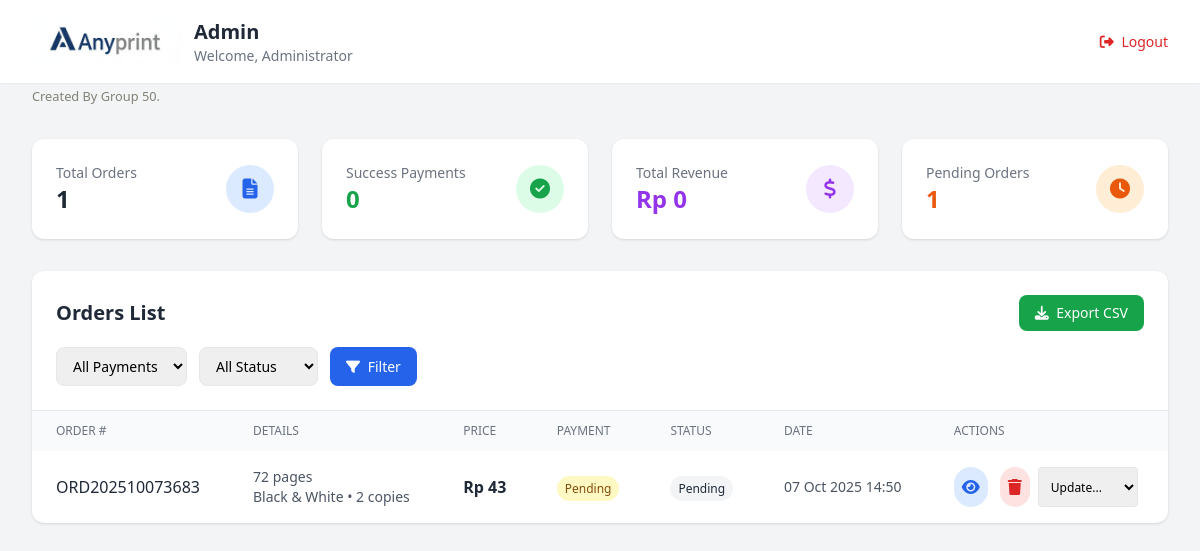
Page /admin/dashboard.php (signed in) on the committed database.
### tables this page shows
CREATE TABLE `orders` (
  `id` int NOT NULL,
  `order_number` varchar(20) NOT NULL,
  `file_name` varchar(255) DEFAULT NULL,
  `total_pages` int DEFAULT '0',
  `paper_size` varchar(20) DEFAULT 'A4',
  `color_type` varchar(20) DEFAULT 'Black & White',
  `copies` int DEFAULT '1',
  `price_per_page` decimal(10,2) DEFAULT '0.00',
  `total_price` decimal(10,2) DEFAULT '0.00',
  `payment_status` enum('pending','success','failed') DEFAULT 'pending',
  `order_status` enum('pending','processing','completed','cancelled') DEFAULT 'pending',
  `customer_ip` varchar(45) DEFAULT NULL,
  `created_at` timestamp NULL DEFAULT CURRENT_TIMESTAMP,
  `updated_at` timestamp NULL DEFAULT CURRENT_TIMESTAMP ON UPDATE CURRENT_TIMESTAMP
);

### includes/config.php (called while the page is built, shortened)
<?php
function formatPrice($price) {
    return 'Rp ' . number_format($price, 0, ',', '.');
}
?>

### admin/dashboard.php (the view, shortened to what this page needs)
<?php
require_once '../includes/config.php';
$stmt = $conn->query("SELECT COUNT(*) as total FROM orders WHERE total_price > 0");
$total_orders = $stmt->fetch_assoc()['total'];
$stmt = $conn->query("SELECT COUNT(*) as total FROM orders WHERE payment_status = 'success' AND total_price > 0");
$success_payments = $stmt->fetch_assoc()['total'];
$stmt = $conn->query("SELECT SUM(total_price) as total FROM orders WHERE payment_status = 'success' AND total_price > 0");
$total_revenue = $stmt->fetch_assoc()['total'] ?: 0;
$stmt = $conn->query("SELECT COUNT(*) as total FROM orders WHERE order_status = 'pending' AND total_price > 0");
$pending_orders = $stmt->fetch_assoc()['total'];
$page = isset($_GET['page']) ? intval($_GET['page']) : 1;
$per_page = 15;
$offset = ($page - 1) * $per_page;
$where = ['total_price > 0'];
$params = [];
$types = '';
$where_clause = !empty($where) ? 'WHERE ' . implode(' AND ', $where) : '';
$stmt = $conn->prepare("SELECT * FROM orders $where_clause ORDER BY created_at DESC LIMIT ? OFFSET ?");
$params[] = $per_page;
$params[] = $offset;
$types .= 'ii';
if (!empty($params)) {
    $stmt->bind_param($types, ...$params);
}
$stmt->execute();
$orders = $stmt->get_result();
?>
<!DOCTYPE html>
<html lang="en">
<head>
  <script src="https://cdn.tailwindcss.com"></script>
  <link rel="stylesheet" href="https://cdnjs.cloudflare.com/ajax/libs/font-awesome/6.5.0/css/all.min.css" />
</head>
<body class="bg-gray-100">
  <header class="bg-white shadow-sm">
    <div class="max-w-7xl mx-auto px-4 sm:px-6 lg:px-8">
      <div class="flex justify-between items-center py-4">
        <div class="flex items-center gap-3">
          <div class="bg-gradient-to-r from-[#1D4A80] to-[#828275] text-white rounded-full flex items-center justify-center font-bold">    <img src="../assets/logo-anyprint.jpeg" width="150px" alt=""></div>
          <div>
            <h1 class="text-xl font-bold text-gray-800">Admin</h1>
            <p class="text-sm text-gray-500">Welcome, <?php echo htmlspecialchars($_SESSION['admin_name']); ?></p>
          </div>
        </div>
        <a href="logout.php" class="text-red-600 hover:text-red-700 font-medium text-sm">
          <i class="fa-solid fa-right-from-bracket mr-1"></i> Logout
        </a>
      </div>
    </div>
  </header>
  <small class="text-[#828275] mt-8 ms-8">Created By Group 50.</small>
  <main class="max-w-7xl mx-auto px-4 sm:px-6 lg:px-8 py-8">
    <div class="grid grid-cols-1 grid-cols-2 md:grid-cols-4 gap-6 mb-8">
      <div class="bg-white rounded-xl shadow p-6">
        <div class="flex items-center justify-between">
          <div>
            <p class="text-gray-500 text-sm">Total Orders</p>
            <p class="text-2xl font-bold text-gray-800"><?php echo $total_orders; ?></p>
          </div>
          <div class="bg-blue-100 text-blue-600 rounded-full w-12 h-12 flex items-center justify-center">
            <i class="fa-solid fa-file-lines text-xl"></i>
          </div>
        </div>
      </div>
      <div class="bg-white rounded-xl shadow p-6">
        <div class="flex items-center justify-between">
          <div>
            <p class="text-gray-500 text-sm">Success Payments</p>
            <p class="text-2xl font-bold text-green-600"><?php echo $success_payments; ?></p>
          </div>
          <div class="bg-green-100 text-green-600 rounded-full w-12 h-12 flex items-center justify-center">
            <i class="fa-solid fa-circle-check text-xl"></i>
          </div>
        </div>
      </div>
      <div class="bg-white rounded-xl shadow p-6">
        <div class="flex items-center justify-between">
          <div>
            <p class="text-gray-500 text-sm">Total Revenue</p>
            <p class="text-2xl font-bold text-purple-600"><?php echo formatPrice($total_revenue); ?></p>
          </div>
          <div class="bg-purple-100 text-purple-600 rounded-full w-12 h-12 flex items-center justify-center">
            <i class="fa-solid fa-dollar-sign text-xl"></i>
          </div>
        </div>
      </div>
      <div class="bg-white rounded-xl shadow p-6">
        <div class="flex items-center justify-between">
          <div>
            <p class="text-gray-500 text-sm">Pending Orders</p>
            <p class="text-2xl font-bold text-orange-600"><?php echo $pending_orders; ?></p>
          </div>
          <div class="bg-orange-100 text-orange-600 rounded-full w-12 h-12 flex items-center justify-center">
            <i class="fa-solid fa-clock text-xl"></i>
          </div>
        </div>
      </div>
    </div>
    <div class="bg-white rounded-xl shadow">
      <div class="p-6 border-b">
        <div class="flex justify-between items-center mb-4">
          <h2 class="text-xl font-bold text-gray-800">Orders List</h2>
          <a href="export_csv.php" class="bg-green-600 text-white px-4 py-2 rounded-lg hover:bg-green-700 transition text-sm">
            <i class="fa-solid fa-download mr-1"></i> Export CSV
          </a>
        </div>
        <form method="GET" class="flex gap-3">
          <select name="payment" class="border rounded-lg px-3 py-2 text-sm">
            <option value="">All Payments</option>
          </select>
          <select name="status" class="border rounded-lg px-3 py-2 text-sm">
            <option value="">All Status</option>
          </select>
          <button type="submit" class="bg-blue-600 text-white px-4 py-2 rounded-lg hover:bg-blue-700 transition text-sm">
            <i class="fa-solid fa-filter mr-1"></i> Filter
          </button>
        </form>
      </div>
      <div class="overflow-x-auto">
        <table class="w-full">
          <thead class="bg-gray-50">
            <tr>
              <th class="px-6 py-3 text-left text-xs font-medium text-gray-500 uppercase">Order #</th>
              <th class="px-6 py-3 text-left text-xs font-medium text-gray-500 uppercase">Details</th>
              <th class="px-6 py-3 text-left text-xs font-medium text-gray-500 uppercase">Price</th>
              <th class="px-6 py-3 text-left text-xs font-medium text-gray-500 uppercase">Payment</th>
              <th class="px-6 py-3 text-left text-xs font-medium text-gray-500 uppercase">Status</th>
              <th class="px-6 py-3 text-left text-xs font-medium text-gray-500 uppercase">Date</th>
              <th class="px-6 py-3 text-left text-xs font-medium text-gray-500 uppercase">Actions</th>
            </tr>
          </thead>
          <tbody class="divide-y divide-gray-200">
            <?php while ($order = $orders->fetch_assoc()): ?>
            <tr class="hover:bg-gray-50">
              <td class="px-6 py-4">
                <span class="font-medium text-gray-800"><?php echo $order['order_number']; ?></span>
              </td>
              <td class="px-6 py-4 text-sm text-gray-600">
                <?php echo $order['total_pages']; ?> pages<br>
                <?php echo $order['color_type']; ?> • <?php echo $order['copies']; ?> cop<?php echo $order['copies'] > 1 ? 'ies' : 'y'; ?>
              </td>
              <td class="px-6 py-4">
                <span class="font-semibold text-gray-800"><?php echo formatPrice($order['total_price']); ?></span>
              </td>
              <td class="px-6 py-4">
                <?php
                $payment_class = [
                    'pending' => 'bg-yellow-100 text-yellow-800',
                    'success' => 'bg-green-100 text-green-800',
                    'failed' => 'bg-red-100 text-red-800'
                ];
                ?>
                <span class="px-2 py-1 rounded-full text-xs font-medium <?php echo $payment_class[$order['payment_status']]; ?>">
                  <?php echo ucfirst($order['payment_status']); ?>
                </span>
              </td>
              <td class="px-6 py-4">
                <?php
                $status_class = [
                    'pending' => 'bg-gray-100 text-gray-800',
                    'processing' => 'bg-blue-100 text-blue-800',
                    'completed' => 'bg-green-100 text-green-800',
                    'cancelled' => 'bg-red-100 text-red-800'
                ];
                ?>
                <span class="px-2 py-1 rounded-full text-xs font-medium <?php echo $status_class[$order['order_status']]; ?>">
                  <?php echo ucfirst($order['order_status']); ?>
                </span>
              </td>
              <td class="px-6 py-4 text-sm text-gray-600">
                <?php echo date('d M Y H:i', strtotime($order['created_at'])); ?>
              </td>
   <td class="px-6 py-4">
      <div class="flex gap-2">
<button onclick="viewOrderDetail(<?php echo $order['id']; ?>)"
  class="bg-blue-100 text-blue-600 hover:bg-blue-200 hover:text-blue-800 p-2 rounded-full"
  title="View Details">
  <i class="fa-solid fa-eye"></i>
</button>
<button onclick="deleteOrder(<?php echo $order['id']; ?>, '<?php echo $order['order_number']; ?>')"
  class="bg-red-100 text-red-600 hover:bg-red-200 hover:text-red-800 p-2 rounded-full ml-1"
  title="Delete Order">
  <i class="fa-solid fa-trash"></i>
</button>
        <select onchange="updateStatus(<?php echo $order['id']; ?>, this.value)" class="border rounded px-2 py-1 text-xs">
          <option value="">Update...</option>
        </select>
      </div>
    </td>
            </tr>
            <?php endwhile; ?>
          </tbody>
        </table>
      </div>
    </div>
  </main>
</body>
</html>

### rows in the picture
orders: order_number "ORD202510073683", total_pages "72", color_type "Black & White", copies "2", total_price "Rp 43", payment_status "Pending", order_status "Pending", created_at "07 Oct 2025 14:50"

### other values in the picture
$_SESSION['admin_name'] "Administrator"
$total_orders "1"
$success_payments "0"
formatPrice($total_revenue) "Rp 0"
$pending_orders "1"
